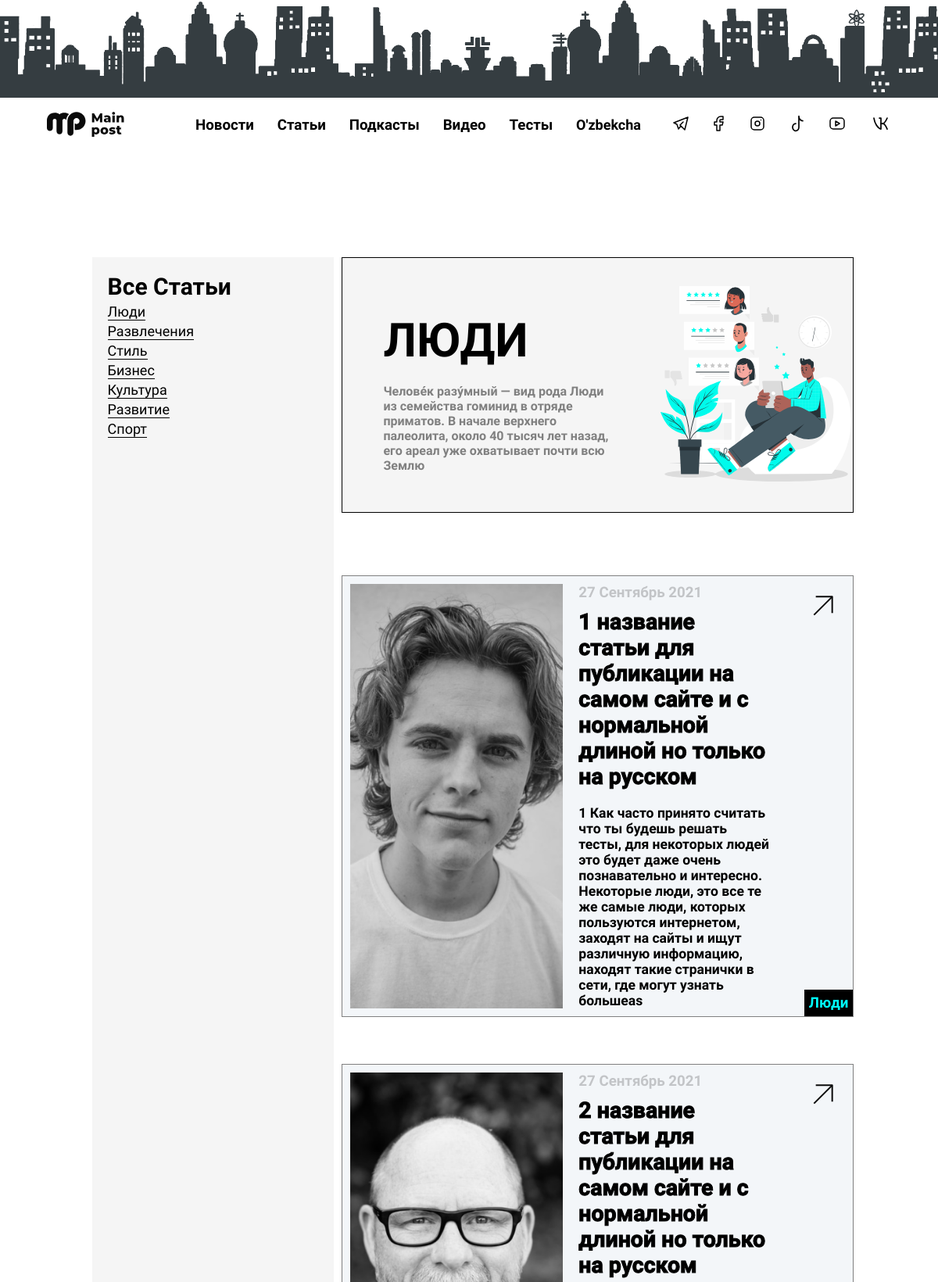
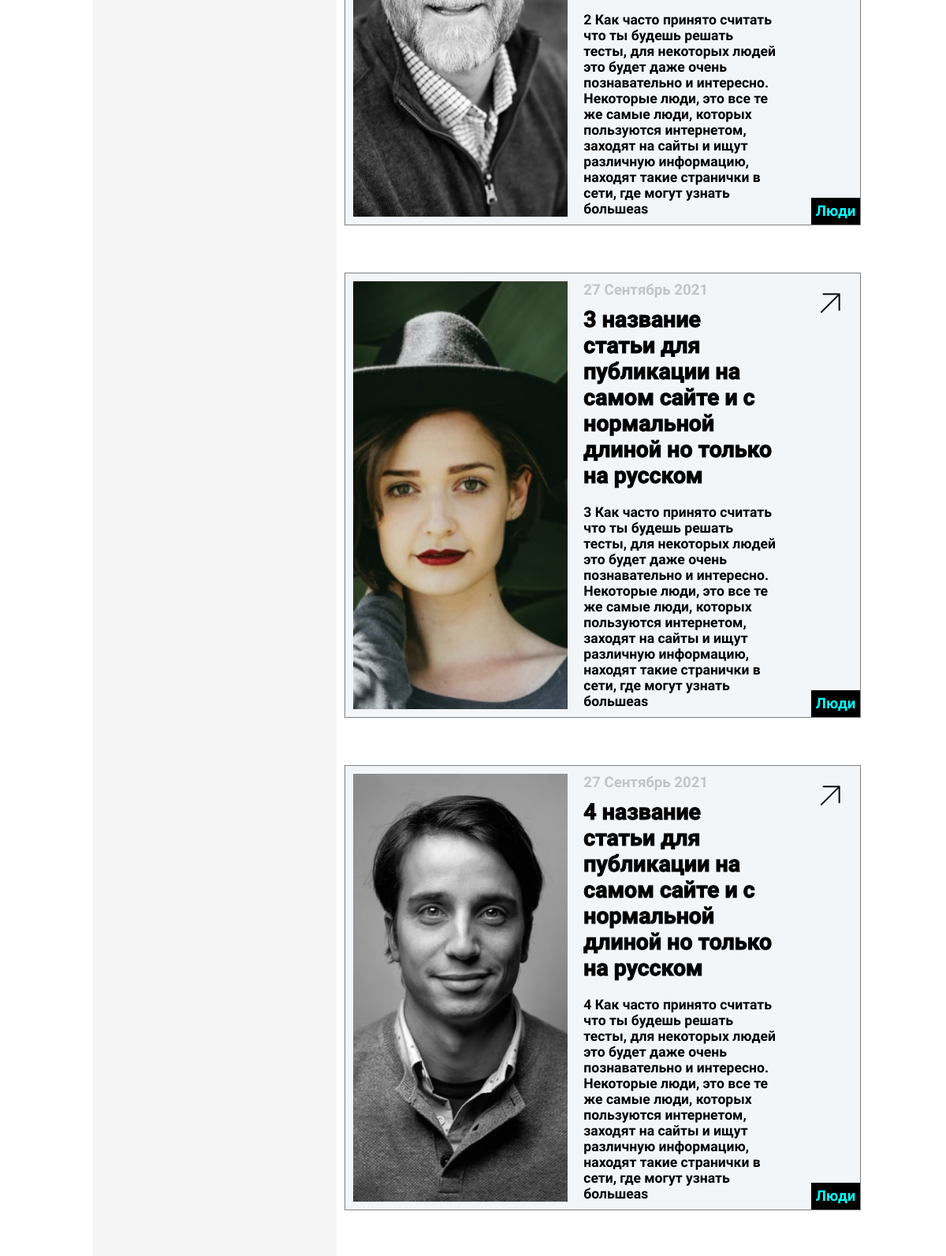
Page /ru/category/lyudi/ (upper part) on the committed database (2 pictures, top to bottom).
### main/models.py (models this page shows, shortened)
class Categories(models.Model):
    name = models.CharField("Название категории", max_length=120)
    description = models.TextField("Описание", max_length=250)
    url = models.SlugField(max_length=120, unique=True)
    def __str__(self):
        return self.name
    class Meta:
        verbose_name = "Категория"
        verbose_name_plural = "Категории"

class Articles(models.Model):
    short_title = models.CharField("Короткое название", max_length=120)
    video = models.CharField("Ссылка YouTube", max_length=500, blank=True)
    title = models.CharField("Название статьи", max_length=250)
    title1 = models.CharField("Короткое название 1", max_length=120)
    title2 = models.CharField("Короткое название 2", max_length=120)
    image = models.ImageField("Картинка", upload_to="article/%Y/%m/%d/")
    slug = models.SlugField("Slug", max_length=120, unique=True)
    categories = models.ForeignKey("Categories",
                                   verbose_name="Категории",
                                   on_delete=models.CASCADE,
                                   related_name="category")
    short_description = models.TextField("Короткое описание", max_length=300)
    description = models.TextField("Описание статьи", )
    date_created = models.DateTimeField("Дата создания", default=timezone.now)   # auto_now_add=True
    date_updated = models.DateTimeField("Дата обновления", auto_now=True)        # auto_now=True
    views = models.PositiveIntegerField("Просмотры", default=0)
    author = models.ForeignKey("Author", verbose_name="Автор", related_name="author", on_delete=models.PROTECT)
    class Meta:
        verbose_name = "Статья"
        verbose_name_plural = "Статьи"

### main/views.py (the view)
# urls.py: path("category/<slug:slug>/", views.category_view, name="category_view"),
def category_view(request, slug):
    page = request.GET.get('page', 1)
    category = get_object_or_404(Categories, url=slug)
    categories_list = Categories.objects.all()
    articles = Articles.objects.filter(categories_id=category.id)
    paginator = Paginator(articles, 6)
    try:
        page_obj = paginator.page(page)
    except PageNotAnInteger:
        page_obj = paginator.page(1)
    except EmptyPage:
        page_obj = paginator.page(paginator.num_pages)
    return render(request, "main/category.html", {"category": category,
                                                  "categories": categories_list,
                                                  "page_obj": page_obj,
                                                  })

### main/templates/main/category.html (shortened to what this page needs)
{% load static i18n %}
<!DOCTYPE html>
<html lang="en">
<head>
    <link rel="stylesheet" href="{% static 'css/category.css' %}">
    <link rel="stylesheet" href="{% static 'css/header.css' %}">
    <link rel="stylesheet" href="{% static 'css/footer.css' %}">
</head>
<body>
    <div class="adv" style="margin-top: 0">
        <img src="{% static 'img/reklama.png' %}" alt="da">
    </div>
     {% include 'include/header.html' %}
    <div class="wrapper">
        <div class="container">
            <div class="left__sidebar">
                <div class="left__sidebar__text">
                    <div class="left_sidebar__title">
                        <a href="{% url 'categories' %}"><h2>Все Статьи</h2></a>
                    </div>
                    {% for category in categories %}
                        <div class="left_sidebar__link"><a style="border-bottom: 1px solid black;" href="{% url 'category_view' category.url %}">{{ category.name }}</a></div>
                    {% endfor %}
                </div>
            </div>
            <div class="right__sidebar">
                <div class="right_sidebar__image">
                    <div class="right_sidebar__text">
                        <div class="right_sidebar__title">
                         <a href="#">   <h2>{{ category.name|upper }}</h2></a>
                        </div>
                        <div class="right_sidebar__subtitle">
                            <h4>{{ category.description }}</h4>
                        </div>
                    </div>
                    <div class="right_imgg">
                        <img src="{% static 'img/cuate.svg' %}" alt="da" height="250px">
                    </div>
                </div>
                <div class="redact_wrap">
                    <div class="redact_container">
                        <div class="redact__content">
                                {% for article in page_obj %}
                            <div class="redact_item">
                                <div class="redact_left">
                                    <div class="redact_left__logo" style="background-image: url({{ article.image.url }});">
                                    </div>
                                    <div class="redact_left__text">
                                        <div class="redact_date">
                                            <h3>{{ article.date_created|date:"j F Y" }}</h3>
                                        </div>
                                        <div class="redact_title">
                                            <a href="#"><h2>{{ article.title }}</h2></a>
                                        </div>
                                        <div class="redact_subtitle">
                                            <h3>{{ article.short_description }}</h3>
                                        </div>
                                    </div>
                                </div>
                                <div class="redact_right">
                                    <div class="redact_right__logo">
                                        <a href="#"><img src="{% static 'img/ic_arrow-up-right12.svg' %}" alt="arrow"></a>
                                    </div>
                                    <div class="redact_ending">
                                        <a href="#"><h3>{{ article.categories }}</h3></a>
                                    </div>
                                </div>
                            </div>
                            {% endfor %}
                        </div>
                    </div>
                </div>
            </div>
        </div>
    </div>
    {% include 'include/footer.html' %}
</body>
</html>

### static/css/header.css (style rules this page uses)
.adv { width: 100%; }
.adv img { width: 100%; }

### static/css/footer.css (style rules this page uses)
* { padding: 0; margin: 0; box-sizing: border-box; color: inherit; text-decoration: none; outline: none; }

### rows in the picture
Categories: name "Люди", name "ЛЮДИ", description "Челове́к разу́мный — вид рода Люди из семейства гоминид в отряде приматов. В начале верхнего палеолита, около 40 тысяч лет назад, его ареал уже охватывает почти всю Землю"
Categories: name "Развлечения"
Categories: name "Стиль"
Categories: name "Бизнес"
Categories: name "Культура"
Categories: name "Развитие"
Categories: name "Спорт"
Articles: image (picture), date_created "27 Сентябрь 2021", title "1 название статьи для публикации на самом сайте и с нормальной длиной но только на русском", short_description "1 Как часто принято считать что ты будешь решать тесты, для некоторых людей это будет даже очень познавательно и интересно. Некоторые люди, это все те же самые люди, которых пользуются интернетом, заходят на сайты и ищут различную информацию, находят такие странички в сети, где могут узнать большеas", categories "Люди"
Articles: image (picture), date_created "27 Сентябрь 2021", title "2 название статьи для публикации на самом сайте и с нормальной длиной но только на русском", short_description "2 Как часто принято считать что ты будешь решать тесты, для некоторых людей это будет даже очень познавательно и интересно. Некоторые люди, это все те же самые люди, которых пользуются интернетом, заходят на сайты и ищут различную информацию, находят такие странички в сети, где могут узнать большеas", categories "Люди"
Articles: image (picture), date_created "27 Сентябрь 2021", title "3 название статьи для публикации на самом сайте и с нормальной длиной но только на русском", short_description "3 Как часто принято считать что ты будешь решать тесты, для некоторых людей это будет даже очень познавательно и интересно. Некоторые люди, это все те же самые люди, которых пользуются интернетом, заходят на сайты и ищут различную информацию, находят такие странички в сети, где могут узнать большеas", categories "Люди"
Articles: image (picture), date_created "27 Сентябрь 2021", title "4 название статьи для публикации на самом сайте и с нормальной длиной но только на русском", short_description "4 Как часто принято считать что ты будешь решать тесты, для некоторых людей это будет даже очень познавательно и интересно. Некоторые люди, это все те же самые люди, которых пользуются интернетом, заходят на сайты и ищут различную информацию, находят такие странички в сети, где могут узнать большеas", categories "Люди"
